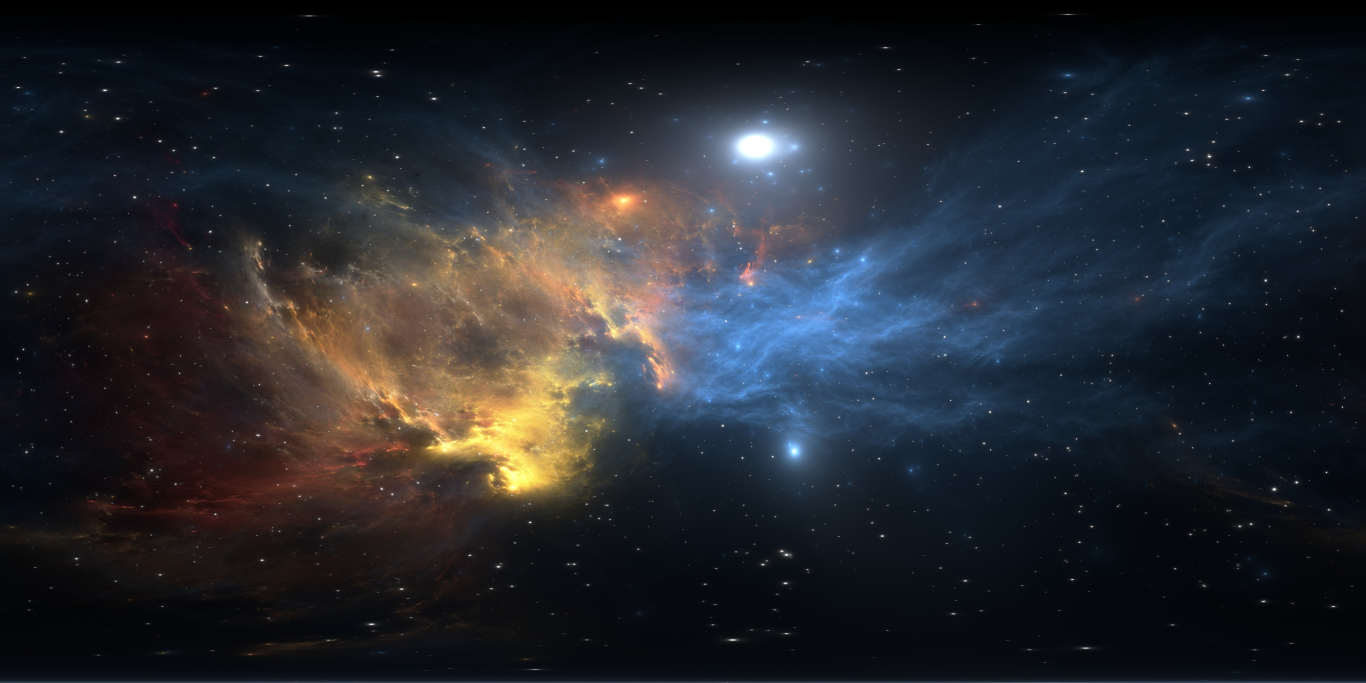
#> input picture Packages/RealityKitContent/Sources/RealityKitContent/RealityKitContent.rkassets/eye_left.jpg, 4096 x 2048 px (shown at 1/3 size)
$ python -i backdrop_tool.py   (imports and definitions only)
#> lines starting #> are read from the running program, lines starting #| are printed output that depends on the picture
#!/usr/bin/env python3
"""Backdrop asset tooling for Float's L1 far backdrop (§4).

Two jobs, both of which were previously done by hand and do not scale as the
panorama library grows:

  ingest   raw panorama (JPEG / Radiance .hdr / PNG / TIFF) -> 8192x4096 HEIC
           in Resources/Textures/Backdrop/, with an explicit tonemap for HDR
           sources so night skies stay night (sips' default curve lifts the
           ground until it reads as dusk).

  measure  report the numbers FarBackdrop needs per panorama:
             busyness  0 = near-black star field, 1 = nebula-filled sky.
                       Blurred-luminance mean + large-scale variation +
                       non-black coverage, matching the scale the original six
                       were tuned on (see CREDITS.md / DepthLayers.swift).
             nadir     fraction of the bottom of the frame that is pure black.
                       ESO pads partial-sphere panoramas out to a nominal 2:1
                       with black fill; anything above a few percent looks down
                       into a void with a hard circular edge. Reject those.
             ground    fraction of frame height below the brightness step, i.e.
                       how much of the sphere is ground.

                       ADVISORY ONLY — it looks for a brightness discontinuity,
                       so it misses panoramas whose horizon fades gradually
                       (ground_lasilla_airglow is grounded but reports 0.0%).
                       `nadir` is the reliable automated check; the `grounded`
                       flag in FarBackdrop.catalog is set by eye, not from this.

Usage:
    python3 scripts/backdrop_tool.py measure Float/Resources/Textures/Backdrop/*.heic
    python3 scripts/backdrop_tool.py ingest  --exposure -1.5 raw.hdr out_name
"""

import argparse
import os
import subprocess
import sys
import tempfile

import numpy as np
from PIL import Image

Image.MAX_IMAGE_PIXELS = None

TARGET_W, TARGET_H = 8192, 4096
BACKDROP_DIR = os.path.join(
    os.path.dirname(os.path.dirname(os.path.abspath(__file__))),
    "Float", "Resources", "Textures", "Backdrop",
)


# ---------------------------------------------------------------- loading

# [50 lines left out: function _load_radiance, not called in this run]


def open_rgb(path):
    """Open any supported still as a PIL RGB image.

    PIL has no HEIC decoder, and the bundled backdrops are all HEIC, so route
    those through macOS ImageIO (sips) via a temporary PNG.
    """
    if path.lower().endswith((".heic", ".heif")):
        with tempfile.NamedTemporaryFile(suffix=".png", delete=False) as tf:
            tmp = tf.name
        try:
            subprocess.run(["sips", "-s", "format", "png", path, "--out", tmp],
                           check=True, capture_output=True)
            return Image.open(tmp).convert("RGB").copy()
        finally:
            os.unlink(tmp)
    return Image.open(path).convert("RGB")
#> returned value is the input picture: PIL image 4096x2048 RGB; mean R, G, B 36.6, 39.4, 45.5


# [8 lines left out: function load_linear, not called in this run]


# ---------------------------------------------------------------- tonemap

DITHER_SEED = 0x5100D                # fixed: the asset pipeline stays reproducible


# [35 lines left out: function tonemap, not called in this run]


# ---------------------------------------------------------------- measuring

def _luma(rgb_u8):
    a = rgb_u8.astype(np.float32) / 255.0
    return 0.2126 * a[..., 0] + 0.7152 * a[..., 1] + 0.0722 * a[..., 2]


def measure(path):
    """Return (busyness, nadir_black_fraction, ground_fraction) for a panorama."""
    im = open_rgb(path)
    W, H = im.size
#> W = 4096; H = 2048

    # --- nadir black fill: full-width rows at the very bottom that are pure black.
    tall = np.asarray(im.resize((64, 512), Image.BOX), dtype=np.uint8)
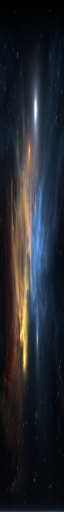
#> tall: shape (512, 64, 3); mean R, G, B 36.7, 39.5, 45.6
    black_rows = 0
    for y in range(511, -1, -1):
        if tall[y].max() <= 6:
            black_rows += 1
        else:
            break
#> after the loop, black_rows = 0
    nadir = black_rows / 512.0
#> nadir = 0

    # --- busyness: work at a small size so this measures large-scale structure
    # (nebulosity, the Milky Way band) and not per-star noise.
    small = np.asarray(im.resize((256, 128), Image.LANCZOS), dtype=np.uint8)
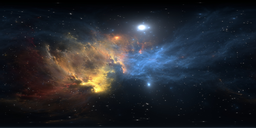
#> small: shape (128, 256, 3); mean R, G, B 36.5, 39.4, 45.4
    L = _luma(small)
#> in _luma, `return 0.2126 * a[..., 0] + 0.7152 * a[..., 1] + 0.0722 * a[..., 2]`:
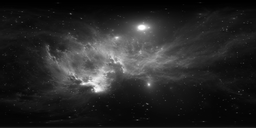
#> returned value: shape (128, 256) float32; min 0, max 1, mean 0.154
    mean = float(L.mean())
#> mean = 0.154
    variation = float(L.std())
#> variation = 0.158
    coverage = float((L > 0.06).mean())          # fraction that isn't void
#> coverage = 0.672
    # Coefficients are a least-squares fit against the six values already tuned by
    # hand in DepthLayers.busyness (deep_star_map .00, dual_nebula .80,
    # blue_filaments .89, teal_orange .65, dark_dust .28, pale_haze .93), so new
    # panoramas land on the same scale as the originals. Max residual 0.047.
    # Coverage fits at ~0 weight — brightness and large-scale variation carry it,
    # and an early hand-picked coverage term was what read dark skies 0.2 high.
    busyness = float(np.clip(
        4.0485 * mean + 2.3968 * variation + 0.0941 * coverage - 0.2660, 0, 1))
#> busyness = 0.798

    # --- ground fraction: scan up from the bottom for the horizon, i.e. the row
    # where the row-mean brightness steps up into sky. Ground in these panoramas
    # is consistently darker and much flatter than the sky above it.
    rows = L.mean(axis=1)
#> rows = 128 values, max 0.297 at index 56, min 4.6e-05 at index 0, mean 0.154
    valid = rows[: int(len(rows) * (1 - nadir))] if nadir < 0.95 else rows
#> valid has the same summary as rows
    ground = 0.0
    if len(valid) > 8:
        bottom_half = valid[len(valid) // 2:]
#> bottom_half = 64 values, max 0.267 at index 0, min 0.0378 at index 59, mean 0.135
        if bottom_half.size:
            step = np.diff(bottom_half)
#> step = 63 values, max 0.0668 at index 62, min -0.0204 at index 20, mean -0.00232
            k = int(np.argmax(step)) if step.size else 0
#> k = 62
            # Only call it a horizon if the step is a real discontinuity.
            if step.size and step[k] > 0.5 * float(bottom_half.std() + 1e-6) and step[k] > 0.004:
                ground = (len(valid) - (len(valid) // 2 + k)) / float(len(rows))
#> ground = 0.0156
    return busyness, nadir, ground


# ---------------------------------------------------------------- commands

# [64 lines left out: functions cmd_measure, cmd_ingest, main, not called in this run]


# [2 lines not run here, left out]

>>> result = measure('../Packages/RealityKitContent/Sources/RealityKitContent/RealityKitContent.rkassets/eye_left.jpg')
#> result = (0.798, 0, 0.0156)
